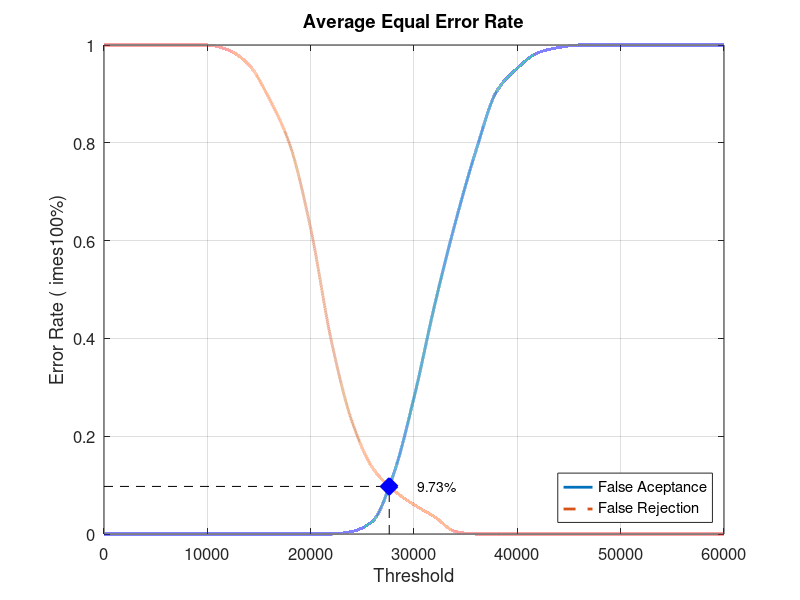
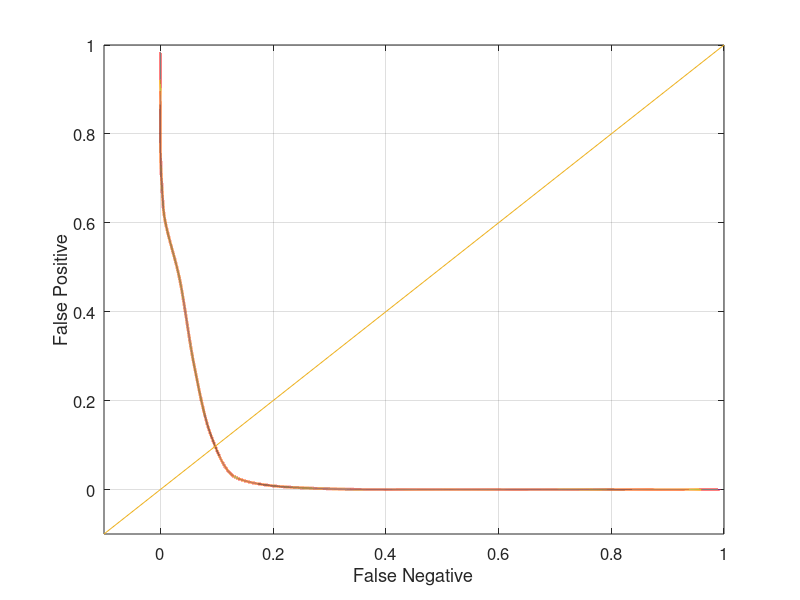

Write the MATLAB code that produced these figures, in order.
close all;
clear;
clc;
x = 0:2000:60000;
xq = 0:0.5:60000;

y0 = [0 0 0 0 0 0 0 0 0 0 0 0 0.00526316 0.0263158 0.121053 0.278947 0.468421 0.636842 0.784211 0.905263 0.952632 0.984211 0.994737 1 1 1 1 1 1 1 1]
yy0 = interp1(x, y0, xq, 'pchip');
y1 = [1 1 1 1 1 1 0.99 0.96 0.89 0.795 0.625 0.395 0.23 0.135 0.09 0.06 0.035 0.005 0 0 0 0 0 0 0 0 0 0 0 0 0]
yy1 = interp1(x, y1, xq, 'pchip');

% Calculating EER: 
y2 = abs(y0 - y1);
find(y2 == min(y2))
yy2 = abs(yy0 - yy1);
xEER = find(yy2 == min(yy2));
xEERIndex = xq(xEER) % X-axis EER
yEER = yy0(xEER) % Y-axis EER

main = figure
plot(xq, yy0,'-','LineWidth', 2);	hold on
plot(xq, yy1,'--','LineWidth', 2);	hold on
plot([xEERIndex xEERIndex], [0 yEER], 'k--');	hold on
plot([0 xEERIndex], [yEER yEER], 'k--');	hold on
plot(xEERIndex, yEER, 'bx', 'LineWidth', 10);	hold on
text(xEERIndex + 10 * xEERIndex / 100, yEER, [num2str(round((10000 * yEER)) / 100) '%'])
legend('False Aceptance', 'False Rejection', 'Location', 'SouthEast')
xlabel('Threshold')
ylabel('Error Rate (	imes100%)')
title('Average Equal Error Rate')
set(gca, 'FontSize', 12)
axis([0 60000 0 1])
grid on

print(main, 'Database3_2Main', '-dpng');
FNRxFPR = figure('Color', [1 1 1]);
plot(yy1, yy0, '-', yy1, yy0, 'LineWidth', 2);
hold on
y = -0.1:0.1:1
plot(y, y); 
set(gca, 'FontSize', 12)
xlabel('False Negative')
ylabel('False Positive')
axis([-0.1 1 -0.1 1])
set(gca, 'FontSize', 12)
grid on

print(FNRxFPR, 'Database3_2FNRxFPR','-dpng');
